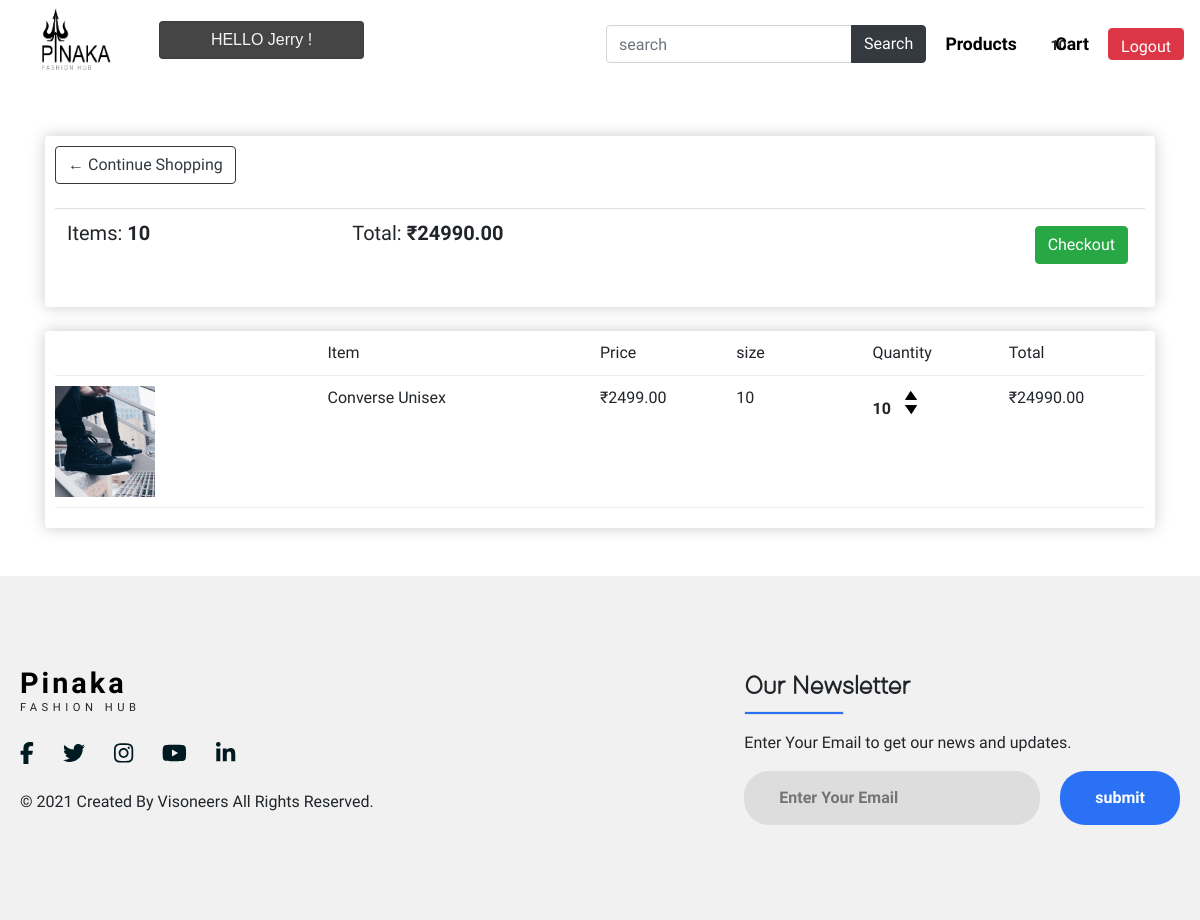
/cart/ (signed in), run on an earlier commit of the app's database.
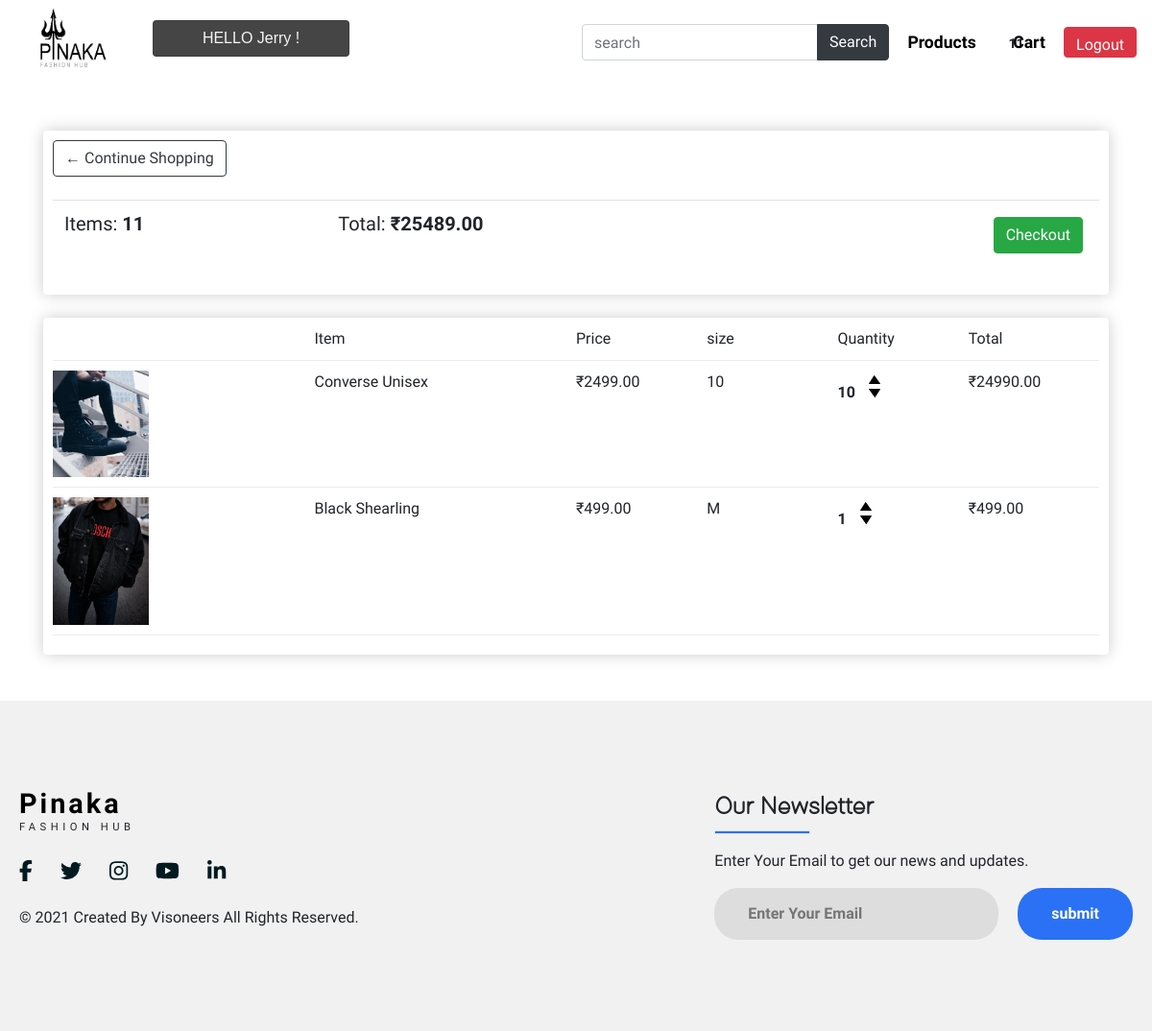
And on a later commit of the database.
### store/models.py (models this page shows, shortened)
class Order(models.Model):
    customer=models.ForeignKey(Customer,on_delete=models.SET_NULL,blank=True,null=True)
    date_orderd=models.DateTimeField(auto_now_add=True)
    complete=models.BooleanField(default=False,null=True,blank=False)
    transaction_id=models.CharField(max_length=200,null=True)
    @property
    def get_cart_total(self):
        orderitems =self.orderitem_set.all()
        total=sum([item.get_total for item in orderitems])
        return total
    @property
    def get_cart_items(self):
        orderitems =self.orderitem_set.all()
        total=sum([item.quantity for item in orderitems])
        return total

class OrderItem(models.Model):
    product=models.ForeignKey(Product,on_delete=models.SET_NULL,blank=True,null=True)
    order=models.ForeignKey(Order,on_delete=models.SET_NULL,blank=True,null=True)
    quantity=models.IntegerField(default=0,null=True,blank=True)
    date_added=models.DateTimeField(auto_now_add=True)
    @property
    def get_total(self):
        total=self.product.price*self.quantity
        return total

class Product(models.Model):
    name=models.CharField(max_length=200,null=True)
    category=models.ForeignKey(Categorie,on_delete=models.SET_NULL,blank=True,null=True)
    price=models.FloatField()
    brand=models.ForeignKey(brand,on_delete=models.CASCADE)
    size=models.ForeignKey(size,on_delete=models.CASCADE)
    color=models.ForeignKey(color,on_delete=models.CASCADE)
    digital=models.BooleanField(default=False,null=True,blank=False)
    image=models.ImageField(null=True,blank=True)
    @property
    def imageURL(self):
        try:
            url=self.image.url #chk
        except:
            url=' '
        return url

class size(models.Model):
    title=models.CharField(max_length=10)
    def __str__(self):
        return (self.title)

### store/views.py (the view)
# urls.py: path('cart/',views.cart,name="cart"),
@login_required(login_url='loginPage')
def cart(request):
    if request.user.is_authenticated:
        customer=request.user.customer
        order,created=Order.objects.get_or_create(customer=customer,complete=False)
        items=order.orderitem_set.all()
        cartItems=order.get_cart_items
    else:
        items=[]
        order={'get_cart_total':0,'get_cart_items':0,'shipping':False}
        cartItems=order['get_cart_items']
    context={'items':items,'order':order,'cartItems':cartItems}
    return render(request,'store/cart.html',context)

### store/templates/store/cart.html
{% extends 'store/main.html' %}
{% load static %}
{% block content %}
<div class="container">
    <br><br>
    <div class="row">
        <div class="col-lg-12">
            <div class="box-element">
                <a class="btn btn-outline-dark" href="{% url 'store'%}">&#x2190; Continue Shopping</a>
                <br>
                <br>
               <table class="table">
                   <tr>
                       <th><h5>Items: <strong>{{order.get_cart_items}}</strong></h5></th>
                       <th><h5>Total:<strong> ₹{{order.get_cart_total|floatformat:2}}</strong></h5></th>
                       <th>
                        <a style="float:right; margin:5px" class="btn btn-success" href="{% url 'checkout'%}">Checkout</a>
                     </th>
                   </tr>
                </table>
            </div>
            <br>
            <div class="box-element">
                <div class="cart-row">
                    <div style="flex:2"></div>
                    <div style="flex:2">Item</div>
                    <div style="flex:1">Price</div>
                    <div style="flex:1">size</div>
                    <div style="flex:1">Quantity</div>
                    <div style="flex:1">Total</div>
                </div>
                {% for item in items %}
            <div class="cart-row">
                    <div style="flex:2"><img class="row-image"src="{{item.product.imageURL}}"></div>
                    <div style="flex:2">{{item.product.name}}</div>
                    <div style="flex:1">₹{{item.product.price|floatformat:2}}</div>
                    <div style="flex:1">{{item.product.size}}</div>
                    <div style="flex:1">
                        <p class="quantity">{{item.quantity}}</p>
                        <div class="quantity">
                            <img data-product={{item.product.id}} data-action="add" class="chg-quantity update-cart" src="{% static  'images/uparrow.png' %}">
                            <img data-product={{item.product.id}} data-action="remove" class="chg-quantity update-cart" src="{% static  'images/downarrow.png' %}">
                        </div>
                    </div>
                    <div style="flex:1">₹{{item.get_total|floatformat:2}}</div>
            </div>
            {% endfor %}
            </div>
        </div>
    </div>
</div>
{% endblock content %}

### store/templates/store/main.html (shortened to what this page needs)
<!DOCTYPE html>
{% load static %}
<html lang="en">
<head>
    <link rel="stylesheet" href="https://cdn.jsdelivr.net/npm/bootstrap@4.5.3/dist/css/bootstrap.min.css"
>
    <link rel="stylesheet" type="text/css" href="{% static 'css/main.css' %}">
    <link rel="stylesheet" type="text/css" href="//cdn.jsdelivr.net/npm/slick-carousel@1.8.1/slick/slick.css">
    <link rel="stylesheet" type="text/css" href="{% static 'css/store.css' %}">
</head>
<body>
    <nav class="navigation ">
        <div class="logo">
            <a data-toggle="tooltip" data-placement="bottom" title="Back to store" href="{% url 'store' %}"><img src="{% static 'images/sample.png' %}"></a>
        </div>
        <div class=" card list-group-item hi-msg"
            style="font-family: sans-serif;">
            HELLO {{user}} !
        </div>
        <ul class="nav-menu">
            <div>
                <form class="form-inline my-2 my-lg-0" action="/search">
                    <div class="input-group">
                        <input name="search" type="text" class="form-control" placeholder="search" />
                        <div class="input-group-append">
                            <button class="btn btn-dark" type="submit" id="button-addon2">Search</button>
                        </div>
                    </div>
                </form>
            </div>
            <li><a href="{% url 'product' %}">Products</a></li>
            <div class="cart-icon">
                <span class='item-count'>{{cartItems}}</span>
                <a href="{% url 'cart' %}"> Cart</a>
            </div>
            <li><button class="hello-msg btn btn-danger" id="logout_btn " data-target="#exampleModal" data-toggle="modal"
                style="height:2rem">Logout</button></li>
        </ul>
    </nav>
    <div class="container-fluid p-0">
        {% block content %}
        {% endblock content %}
    </div>
    <br><br>
    <footer>
        <div class="footer">
            <div class="left-col">
                <div class="heading">
                    <h1><a href="{% url 'store' %}">Pinaka</a></h1>
                    <p>FASHION HUB</p>
                </div>
                <div class="social-media">
                    <a href="#"><i class="fab fa-facebook-f"></i></a>
                    <a href="#"><i class="fab fa-twitter"></i></a>
                    <a href="#"><i class="fab fa-instagram"></i></a>
                    <a href="#"><i class="fab fa-youtube"></i></a>
                    <a href="#"><i class="fab fa-linkedin-in"></i></a>
                </div>
                <p class="rights-text">© 2021 Created By Visoneers All Rights Reserved.</p>
            </div>
            <div class="right-col">
                <h1>Our Newsletter</h1>
                <div class="border"></div>
                <p>Enter Your Email to get our news and updates.</p>
                <form action="" class="newsletter-form">
                    <input type="text" class="txtb" placeholder="Enter Your Email">
                    <input type="submit" class="button" value="submit">
                </form>
            </div>
        </div>
    </footer>
</body>
</html>

What changed in the data, as far as the page shows it:
computed for Order: get_cart_items "10" → "11"; get_cart_total "24990.00" → "25489.00"
added OrderItem: product.imageURL (picture), product.name "Black Shearling", product.price "499.00", product.size "M", quantity "1", get_total "499.00"
Also different on the page:
{{ cartItems }}: "10" → "11"
